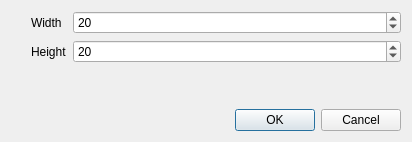
<?xml version="1.0" encoding="UTF-8"?>
<ui version="4.0">
 <class>Dialog</class>
 <widget class="QDialog" name="Dialog">
  <property name="geometry">
   <rect>
    <x>0</x>
    <y>0</y>
    <width>412</width>
    <height>142</height>
   </rect>
  </property>
  <property name="windowTitle">
   <string>Dialog</string>
  </property>
  <layout class="QVBoxLayout" name="verticalLayout">
   <item>
    <layout class="QFormLayout" name="formLayout">
     <property name="leftMargin">
      <number>20</number>
     </property>
     <item row="0" column="1">
      <widget class="QSpinBox" name="spinWidth">
       <property name="minimum">
        <number>1</number>
       </property>
       <property name="value">
        <number>20</number>
       </property>
      </widget>
     </item>
     <item row="1" column="0">
      <widget class="QLabel" name="spin_height">
       <property name="text">
        <string>Height</string>
       </property>
       <property name="buddy">
        <cstring>spinHeight</cstring>
       </property>
      </widget>
     </item>
     <item row="1" column="1">
      <widget class="QSpinBox" name="spinHeight">
       <property name="value">
        <number>20</number>
       </property>
      </widget>
     </item>
     <item row="0" column="0">
      <widget class="QLabel" name="spin_width">
       <property name="text">
        <string>Width</string>
       </property>
       <property name="buddy">
        <cstring>spinWidth</cstring>
       </property>
      </widget>
     </item>
    </layout>
   </item>
   <item>
    <widget class="QDialogButtonBox" name="buttonBox">
     <property name="orientation">
      <enum>Qt::Horizontal</enum>
     </property>
     <property name="standardButtons">
      <set>QDialogButtonBox::Cancel|QDialogButtonBox::Ok</set>
     </property>
    </widget>
   </item>
  </layout>
 </widget>
 <resources/>
 <connections>
  <connection>
   <sender>buttonBox</sender>
   <signal>accepted()</signal>
   <receiver>Dialog</receiver>
   <slot>accept()</slot>
   <hints>
    <hint type="sourcelabel">
     <x>224</x>
     <y>645</y>
    </hint>
    <hint type="destinationlabel">
     <x>157</x>
     <y>274</y>
    </hint>
   </hints>
  </connection>
  <connection>
   <sender>buttonBox</sender>
   <signal>rejected()</signal>
   <receiver>Dialog</receiver>
   <slot>reject()</slot>
   <hints>
    <hint type="sourcelabel">
     <x>292</x>
     <y>651</y>
    </hint>
    <hint type="destinationlabel">
     <x>286</x>
     <y>274</y>
    </hint>
   </hints>
  </connection>
 </connections>
</ui>
